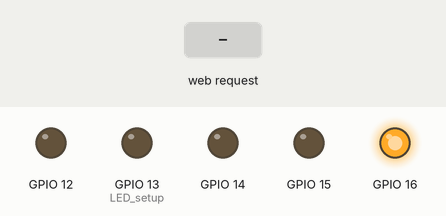
The sketch below on a simulated ESP8266 (NodeMCU). Parts: output pins drawn as LEDs (lit = HIGH). The test bench sets the inputs (shaded band).

Above: at 2.2 s.
2.3 s: HTTP request GET /1ON received
At 2.9 s:
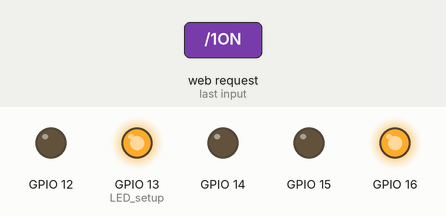
3.8 s: HTTP request GET /2ON received
At 5.0 s:
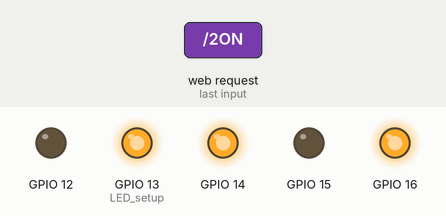
5.3 s: HTTP request GET /3ON received
At 6.4 s:
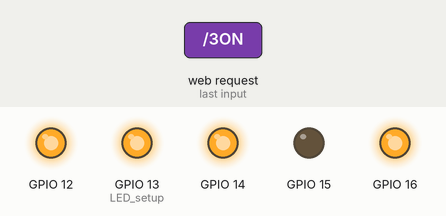
6.8 s: HTTP request GET /4ON received
At 7.5 s:
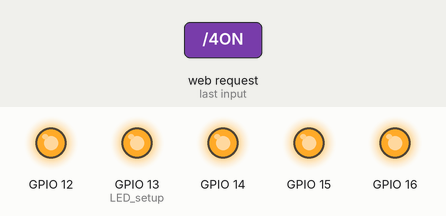
8.3 s: HTTP request GET /1OFF received
At 8.7 s:
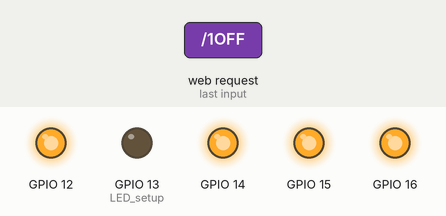
9.8 s: HTTP request GET /2OFF received
At 11.0 s:
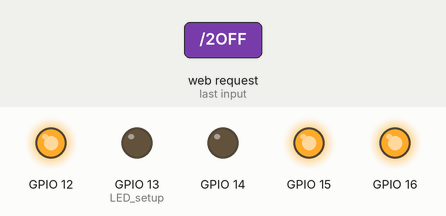
Timing chart, 0 to 12.3 s (numbered marks = the images above; inputs shaded):
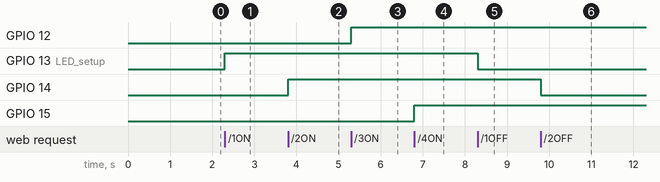

The sketch:

ESP8266_Web_Server_LED.ino
```cpp
#include <ESP8266WiFi.h>
#include <ESP8266WiFiAP.h>
#include <ESP8266WiFiGeneric.h>
#include <ESP8266WiFiMulti.h>
#include <ESP8266WiFiScan.h>
#include <ESP8266WiFiSTA.h>
#include <ESP8266WiFiType.h>
#include <WiFiClient.h>
#include <WiFiClientSecure.h>
#include <WiFiServer.h>
#include <WiFiUdp.h>
#include <ESP8266WiFi.h>
#include <DNSServer.h>
#include <ESP8266WebServer.h>

#define APSSID "ESP8266-IOT" // SSID & Title
#define APPASSWORD "" // Blank password = Open AP
#define SUBTITLE "Internet Of Things" // Cool subtitle

const byte HTTP_CODE = 200;
const byte TICK_TIMER = 1000;
IPAddress APIP(192, 168, 2, 1);

unsigned long bootTime=0, lastActivity=0, lastTick=0, tickCtr=0;
DNSServer dnsServer; ESP8266WebServer webServer(80);

String input(String argName) {
  String a=webServer.arg(argName);
  a.replace("<","&lt;");a.replace(">","&gt;");
  a.substring(0,200); return a; }

String footer() { return "<footer>"
  "<div class=\"footer\""
  " <p><b>Author:</b> BlueArduino20. <b>2017</b></p>"
  "</div>"
  "</footer>";
}

String header() {
  String a = String(APSSID);
  String CSS = "article { background: #f2f2f2; padding: 1.3em; }"
  "body { color: #333; font-family: Century Gothic, sans-serif; font-size: 18px; line-height: 24px; margin: 0; padding: 0; }"
  "div { padding: 0.35em; }"
  "h1 { margin: 0.5em 0 0 0; padding: 0.5em; }"
  "input { border-radius: 0; border: 1px solid #555555; }"
  "label { color: #333; display: block; font-style: italic; font-weight: bold; }"
  "nav { background: #0066ff; color: #fff; display: block; font-size: 1.3em; padding: 1em; }"
  "nav b { display: block; font-size: 1.5em; margin-bottom: 0.5em; } "
  "textarea { width: 100%; }"
  ".button {"
  "background-color: #4CAF50;"
  "border: 1px solid black;"
  "border-radius: 6px;"
  "color: white;"
  "padding: 15px 32px;"
  "text-align: center;"
  "text-decoration: none;"
  "display: inline-block;"
  "font-size: 16px;"
  "margin: 4px 2px;"
  "cursor: pointer;"
  "}"
  ".buttonb { background-color: #555555; }"
  ".footer {"
  "position: fixed;"
  "left: 0;"
  "bottom: 0;"
  "width: 100%;"
  "background-color: #0066ff;"
  "color: white;"
  "text-align: center;"
  "font-family: \"Verdana\", Sans, serif;"
  "border-radius: 0px;"
  "height: 25px"
  "}";
  String h = "<!DOCTYPE html><html>"
    "<head><title>"+a+" :: "+SUBTITLE+"</title>"
    "<meta name=viewport content=\"width=device-width,initial-scale=1\">"
    "<style>"+CSS+"</style></head>"
    "<body><nav><b>"+a+"</b> "+SUBTITLE+"</nav><br>";
  return h; }

String index() {
  return header() +
  // 1st ONE:
  +"<center><table><tr><th><div><form action=/1ON method=post>"+
  +"<input type=submit class=\"button\" value=\"1 ON\"></form></center></th>"+
  +"<th><center><div><form action=/1OFF method=post>"+
  +"<input type=submit class=\"button buttonb\" value=\"1 OFF\"></form></center></th></tr>"+
  // 2nd ONE:
  + "<table><tr><th><center><div><form action=/2ON method=post>"+
  +"<input type=submit class=\"button\" value=\"2 ON\"></form></center></th>"+
  +"<th><center><div><form action=/2OFF method=post>"+
  +"<input type=submit class=\"button buttonb\" value=\"2 OFF\"></form></center></th></tr>"+
  // 3rd ONE:
  + "<table><tr><th><center><div><form action=/3ON method=post>"+
  +"<input type=submit class=\"button\" value=\"3 ON\"></form></center></th>"+
  +"<th><center><div><form action=/3OFF method=post>"+
  +"<input type=submit class=\"button buttonb\" value=\"3 OFF\"></form></th></tr></center>"+
  // 4th ONE:
  + "<table><tr><th><center><div><form action=/4ON method=post>"+
  +"<input type=submit class=\"button\" value=\"4 ON\"></form></center></th>"+
  +"<th><center><div><form action=/4OFF method=post>"+
  +"<input type=submit class=\"button buttonb\" value=\"4 OFF\"></form></th></tr></table></center><br>" + footer();
}


void setup() {

  bootTime = lastActivity = millis();
  WiFi.mode(WIFI_AP);
  WiFi.softAPConfig(APIP, APIP, IPAddress(255, 255, 255, 0));
  WiFi.softAP(APSSID, APPASSWORD);

  webServer.on("/1ON",[]() { digitalWrite(13, HIGH); webServer.send(HTTP_CODE, "text/html", index()); });
  webServer.on("/2ON",[]() { digitalWrite(14, HIGH); webServer.send(HTTP_CODE, "text/html", index()); });
  webServer.on("/3ON",[]() { digitalWrite(12, HIGH); webServer.send(HTTP_CODE, "text/html", index()); });
  webServer.on("/4ON",[]() { digitalWrite(15, HIGH); webServer.send(HTTP_CODE, "text/html", index()); });
  webServer.on("/1OFF",[]() { digitalWrite(13, LOW); webServer.send(HTTP_CODE, "text/html", index()); });
  webServer.on("/2OFF",[]() { digitalWrite(14, LOW); webServer.send(HTTP_CODE, "text/html", index()); });
  webServer.on("/3OFF",[]() { digitalWrite(12, LOW); webServer.send(HTTP_CODE, "text/html", index()); });
  webServer.on("/4OFF",[]() { digitalWrite(15, LOW); webServer.send(HTTP_CODE, "text/html", index()); });
  webServer.onNotFound([]() { lastActivity=millis(); webServer.send(HTTP_CODE, "text/html", index()); });

  webServer.begin();
  pinMode(13, OUTPUT); // LED setup
  pinMode(14, OUTPUT);
  pinMode(12, OUTPUT);
  pinMode(15, OUTPUT);
  pinMode(16, OUTPUT);
  digitalWrite(16, LOW); // The built-in led will notify us that the setup is finished.
  delay(1000);
  digitalWrite(16, HIGH);
}


void loop() {
  if ((millis()-lastTick)>TICK_TIMER) {lastTick=millis();}
dnsServer.processNextRequest(); webServer.handleClient(); }
```

Measured:
- after the input at 2.3 s, GPIO 13 (LED_setup): LOW → HIGH at once
- after the input at 3.8 s, GPIO 14: LOW → HIGH at once
- after the input at 5.3 s, GPIO 12: LOW → HIGH at once
- after the input at 6.8 s, GPIO 15: LOW → HIGH at once
- after the input at 8.3 s, GPIO 13 (LED_setup): HIGH → LOW at once
- after the input at 9.8 s, GPIO 14: HIGH → LOW at once
